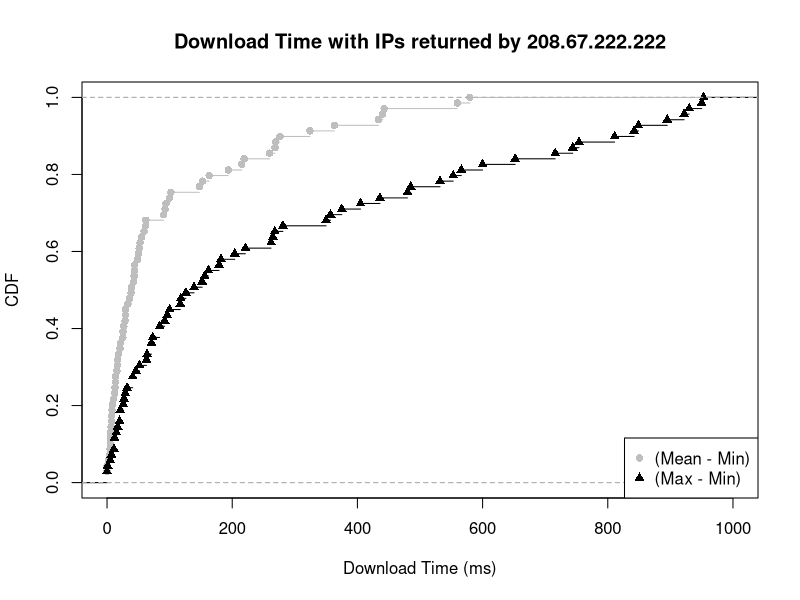

Reproduce this figure in R.
mean_min <- c(7.333333, 42.666667, 276.222222, 6.500000, 29.722222, 7.500000, 49.083333, 102.000000, 29.500000, 59.277778, 51.416667, 100.166667, 12.166667, 4.333333, 5.166667, 13.500000, 25.500000, 5.500000, 90.496250, 324.247500, 7.916667, 4.833333, 2.500000, 9.000000, 218.998333, 21.333333, 440.498333, 163.266333, 25.166667, 12.666667, 147.498333, 259.666667, 43.833333, 18.166667, 26.777778, 17.000000, 215.165000, 0.000000, 363.325000, 20.750000, 44.000000, 0.000000, 10.500000, 433.328333, 152.833000, 28.833333, 5.200000, 92.666667, 15.888889, 16.392857, 0.100000, 50.289211, 33.233333, 55.466667, 61.833333, 579.543333, 43.250000, 94.333333, 39.083333, 193.666667, 268.333333, 38.400000, 36.166667, 269.165000, 62.055556, 52.888889, 13.666667, 559.497500, 442.828333)

max_min <- c(21.00, 221.00, 652.00, 20.00, 350.00, 15.00, 152.00, 268.00, 100.00, 281.00, 162.00, 126.00, 29.00, 7.00, 17.00, 63.00, 92.00, 21.00, 181.99, 599.99, 12.00, 11.00, 5.00, 27.00, 479.99, 41.00, 743.99, 894.99, 71.00, 73.00, 715.99, 532.00, 156.00, 52.00, 84.00, 71.00, 552.99, 0.00, 435.99, 139.00, 118.00, 0.00, 46.00, 848.99, 949.99, 64.00, 12.00, 842.00, 41.00, 32.00, 1.00, 952.99, 96.00, 357.00, 262.00, 810.99, 265.00, 204.00, 179.00, 485.00, 566.00, 375.00, 84.00, 929.99, 405.00, 117.00, 26.00, 921.99, 753.99)

mean_min_val = ecdf(mean_min)
max_min_val = ecdf(max_min)

plot(mean_min_val, lty=1, col="grey", pch = 16, xlab="Download Time (ms)", ylab="CDF", main="Download Time with IPs returned by 208.67.222.222", xlim=c(0, 1000))
lines(max_min_val, pch = 17)

legend("bottomright",  pch = c(16, 17), legend=c("(Mean - Min)", "(Max - Min)"), col=c("grey", "black"))
